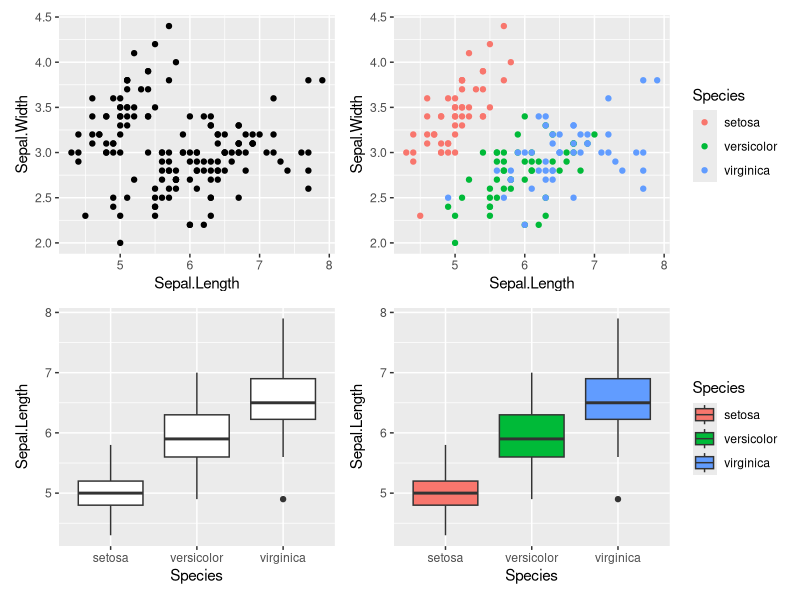
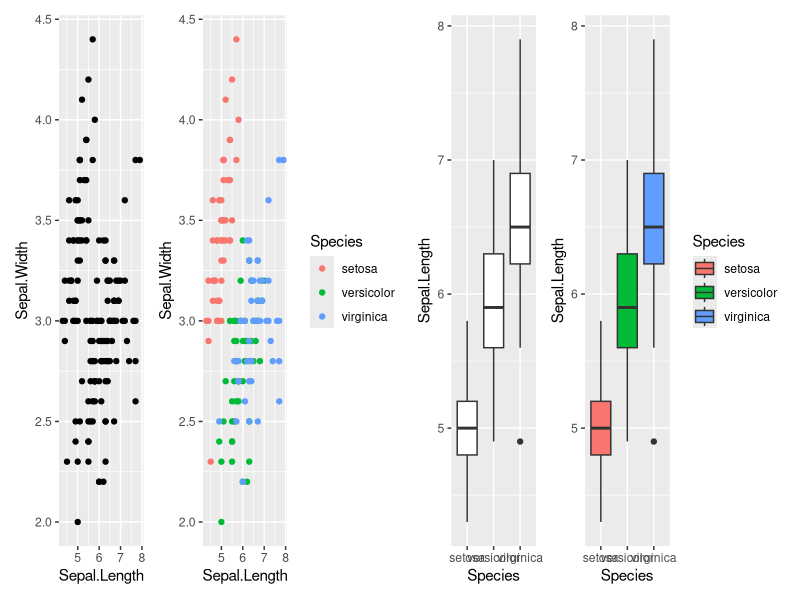
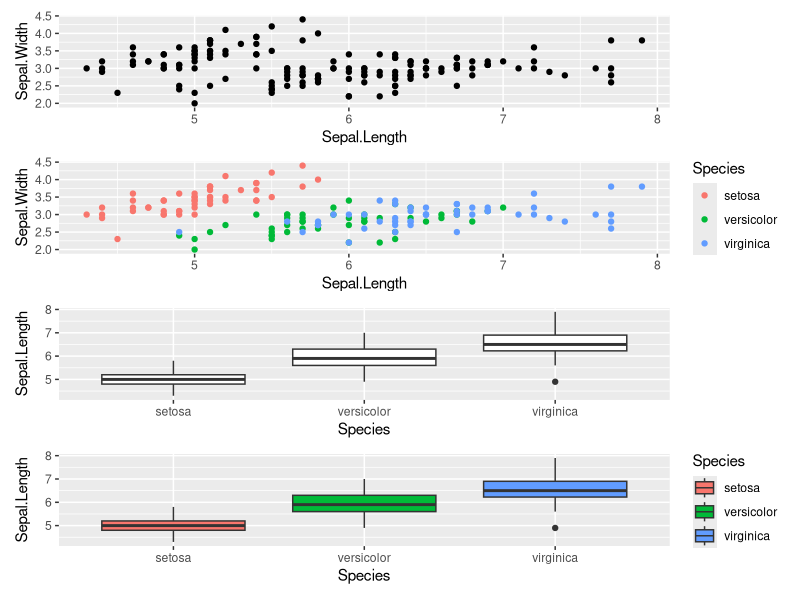
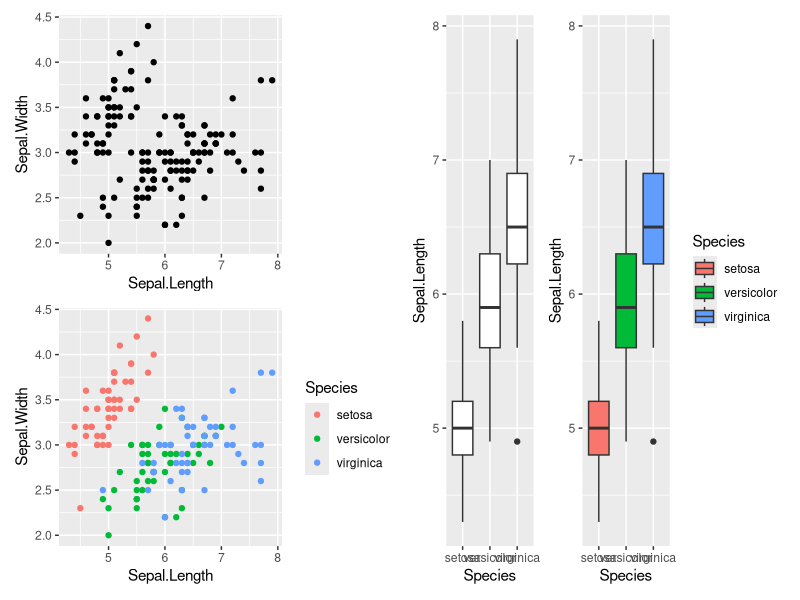
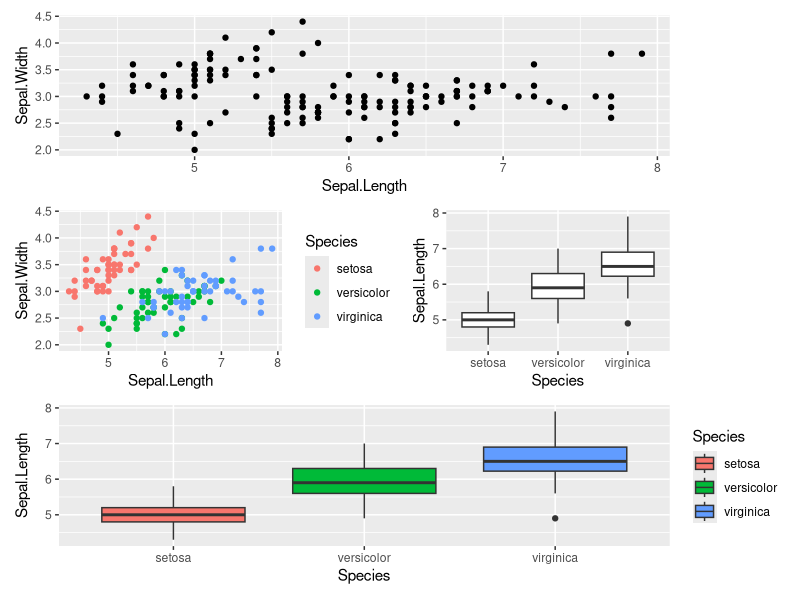
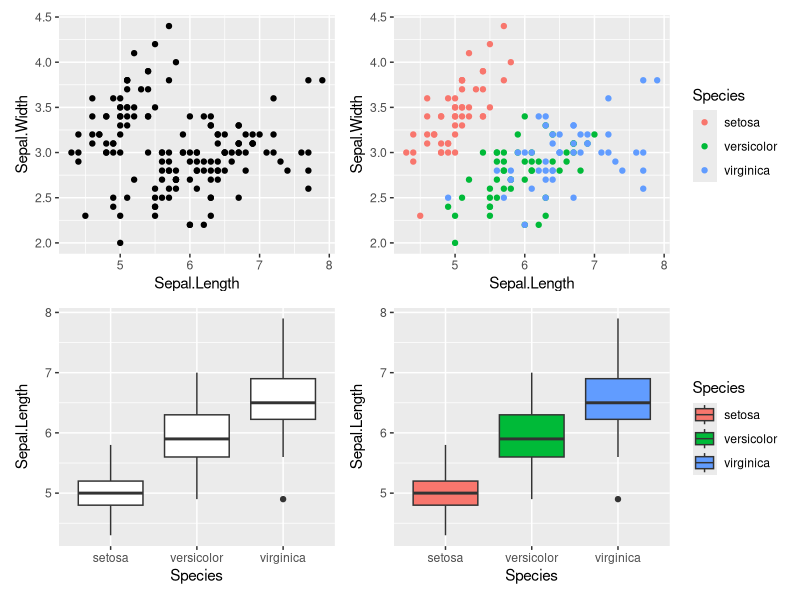
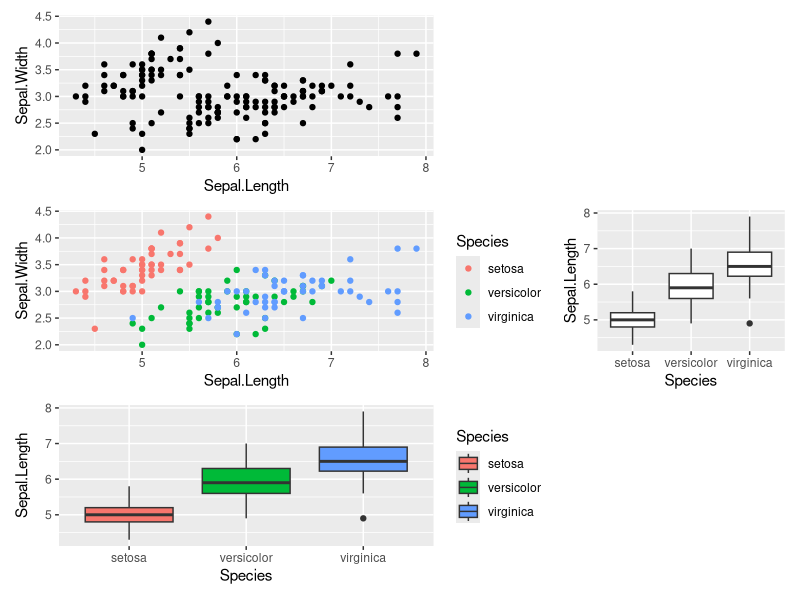
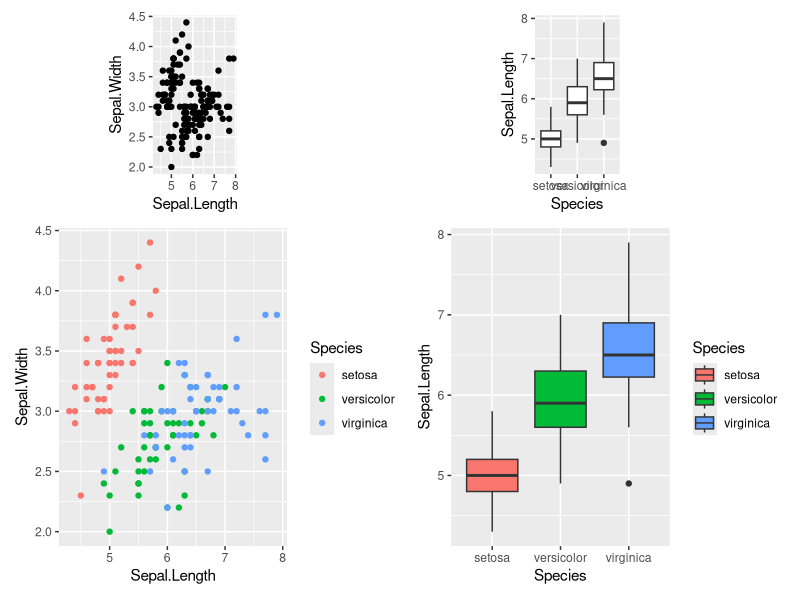

The R source for these figures, in order:
## ---- chunk 1
knitr::opts_chunk$set(message = F, 
                      error = F, 
                      warning = F,
                      fig.align = "center")

## ---- chunk 2
library(tidyverse)
library(patchwork)

### Create some example plots
p1 <- ggplot(iris) + 
  geom_point(aes(x = Sepal.Length, y = Sepal.Width))

p2 <- ggplot(iris) + 
  geom_point(aes(x = Sepal.Length, y = Sepal.Width, color = Species))

p3 <- ggplot(iris) + 
  geom_boxplot(aes(x = Species, y = Sepal.Length))

p4 <- ggplot(iris) + 
  geom_boxplot(aes(x = Species, y = Sepal.Length, fill = Species))
## ---- chunk 3
### Plot packing
p1 + p2 + p3 + p4

## ---- chunk 4
### Horizontal stacking
p1 | p2 | p3 | p4
## ---- chunk 5
### Vertical stacking
p1 / p2 / p3 / p4

## ---- chunk 6
### Default precedence
p1 / p2 | p3 + p4

## ---- chunk 7
### Indicate precedence with parentheses
p1 / (p2 | p3) + p4

## ---- chunk 8
### A list of ggplots
p_list <- list(p1, p2, p3, p4)

### Wrap the plots
wrap_plots(p_list)

## ---- chunk 9
### Change the layout design and add empty plots
p1 + plot_spacer() + p2 + p3 + p4 + plot_layout(ncol = 2, widths = c(2, 1))

## ---- chunk 10
### Create a layout matrix
layout_matrix <- "
#AA##CC#
BBBBDDDD
BBBBDDDD
"

p1 + p2 + p3 + p4 + plot_layout(design = layout_matrix)

## ---- chunk 11
### Create a set of coordinates for the panels
layout_coord <- c(area(t = 1, b = 7, l = 1, r = 7),
                  area(t = 2, b = 6, l = 8, r = 12),
                  area(t = 3, b = 5, l = 13, r = 15))

p1 + p2 + p3 + plot_layout(design = layout_coord)

## ---- chunk 12
### Default plot alignment by panel borders
p1 / p2 / p3  # the legend of p2 takes up extra space

## ---- chunk 13
### 1. Free the right panel border of p2
p1 / free(p2, type = "panel", side = "r") / p3  # the right panel border of p2 is no longer forced to be aligned with those of p1 and p3

## ---- chunk 14
### Create a plot with long y-axis text
p2_long_axis_text <- p2 + scale_y_continuous(labels = ~ format(as.numeric(.x), nsmall = 5))

### Default alignment
p1 / p2_long_axis_text / p3  # extra white space between y-axis title and text in p1 and p3

### 2. Free the y-axis title of p1
free(p1, type = "label", side = "l") / p2_long_axis_text / p3  # no extra space between y-axis title and text in p1

## ---- chunk 15
### Default alignment
p2 + plot_spacer() + p1 + p3  # the legend of p2 creates a space gap between p1 and p3

### 3. Free the space to the right of p2
free(p2, type = "space", side = "r") + plot_spacer() + p1 + p3  # now the legend of p2 can take up the white space created by plot_spacer()

## ---- chunk 16
### Place the legends on the right
p1 + p3 + p2 + p4 + plot_layout(guides = "collect")

## ---- chunk 17
### Duplicate legends are removed
p1 + p3 + p2 + p2 + plot_layout(guides = "collect")

## ---- chunk 18
### Create a designated area for the legend(s)
p1 + p3 + p2 + guide_area() + plot_layout(guides = "collect")

## ---- chunk 19
### Remove duplicate axis title and text
p1 + p2 + p3 + p4 + plot_layout(axes = "collect")  

### Remove duplicate axis title only
p1 + p2 + p3 + p4 + plot_layout(axis_titles = "collect")

## ---- chunk 20
### Add a title, a subtitle, a caption, and tag labels
p1 + p2 + p3 + p4 + 
  plot_annotation(title = "This is a patchwork figure",
                  subtitle = "There are four panels",
                  caption = "Dataset: iris",
                  tag_levels = c("a"),  # there are several built-in tag labels available
                  tag_prefix = "(",
                  tag_suffix = ")",
                  theme = theme(plot.title = element_text(size = 15, hjust = 0.5),
                                plot.subtitle = element_text(size = 12),
                                plot.tag.position = c(0.1, 1),
                                plot.tag = element_text(size = 13, hjust = 0)))

## ---- chunk 21
p1 + inset_element(p3, top = 0.95, bottom = 0.55, left = 0.55, right = 0.95)

